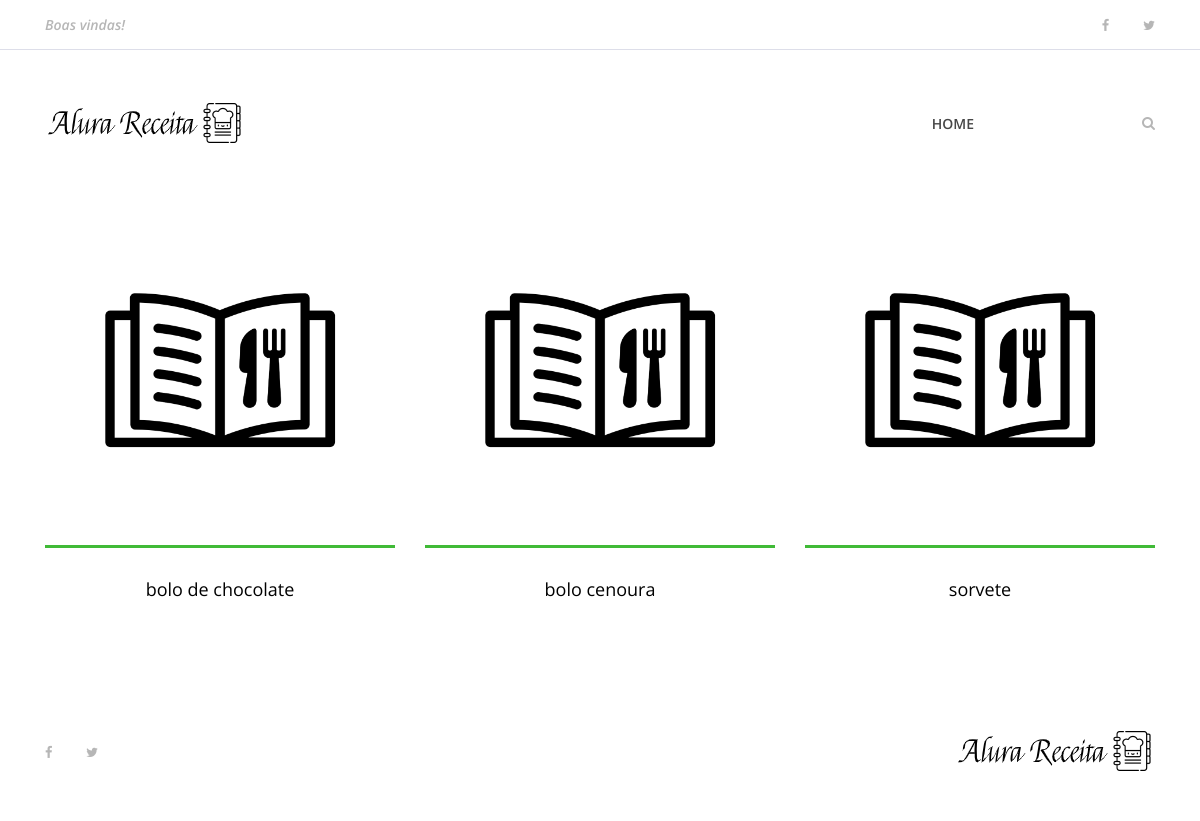
The page / on the database its author committed.
### receitas/models.py (models this page shows)
class Receita(models.Model):
    nome_receita = models.CharField(max_length=200)
    ingredientes = models.TextField()
    modo_preparo = models.TextField()
    tempo_peparo = models.IntegerField()
    rendimento = models.CharField(max_length=100)
    categoria = models.CharField(max_length=100)
    date_receita = models.DateTimeField(default=datetime.now, blank=True)

### receitas/views.py (the view)
# urls.py: path('', views.index, name = 'index'),
def index(request):
    receitas = Receita.objects.all()
    dados = {
        'receitas' : receitas
    }
    return render(request, 'index.html', dados)

### receitas/templates/index.html (shortened to what this page needs)
{% extends 'base.html' %}
{% load static %}
{% block content %}
    {% include 'partials/menu.html' %}
    <section class="best-receipe-area">
        <div class="container">
            <div class="row">
                {% if receitas %}
                {% for receita in receitas %}
                    <div class="col-12 col-sm-6 col-lg-4">
                    <div class="single-best-receipe-area mb-30">
                        <img src=" {% static 'img/bg-img/foto_receita.png'%} " alt="">
                        <div class="receipe-content">
                            <a href="{% url 'receita' receita.id %}">
                                <h5>{{receita.nome_receita}}</h5>
                            </a>
                        </div>
                    </div>
                </div>
                {% endfor%}
                {% endif %}
            </div>
        </div>
    </section>
    {% include 'partials/footer.html' %}
{% endblock %}

### static/site.css (style rules this page uses)
* { margin: 0; padding: 0; }
body { font-family: "Open Sans", sans-serif; font-size: 14px; }
h1, h2, h3, h4, h5, h6 { color: #000000; line-height: 1.3; font-weight: 600; }
a, a:hover, a:focus { -webkit-transition-duration: 500ms; transition-duration: 500ms; text-decoration: none; outline: 0 solid transparent; color: #000000; font-weight: 600; font-size: 14px; color: #474747; }
img { height: auto; max-width: 100%; }
.mb-30 { margin-bottom: 30px !important; }
.best-receipe-area { position: relative; z-index: 1; padding-bottom: 50px; }
.single-best-receipe-area { position: relative; z-index: 1; }
.single-best-receipe-area img { border-bottom: 3px solid #40ba37; }
.single-best-receipe-area .receipe-content { padding-top: 30px; text-align: center; }
.single-best-receipe-area .receipe-content h5 { font-size: 18px; margin-bottom: 10px; font-weight: 400; -webkit-transition-duration: 500ms; transition-duration: 500ms; }

### rows shown on the page
Receita: nome_receita "bolo de chocolate"
Receita: nome_receita "bolo cenoura"
Receita: nome_receita "sorvete"
